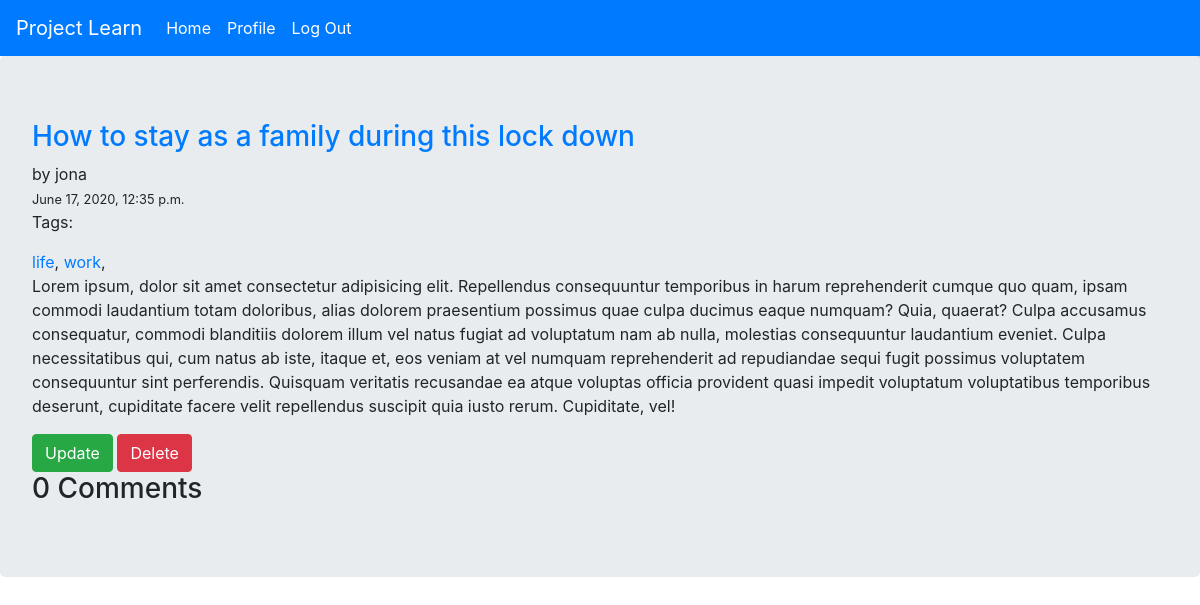
The page /posts/How to stay as a family during this lock down/ (signed in) on the database as committed earlier.
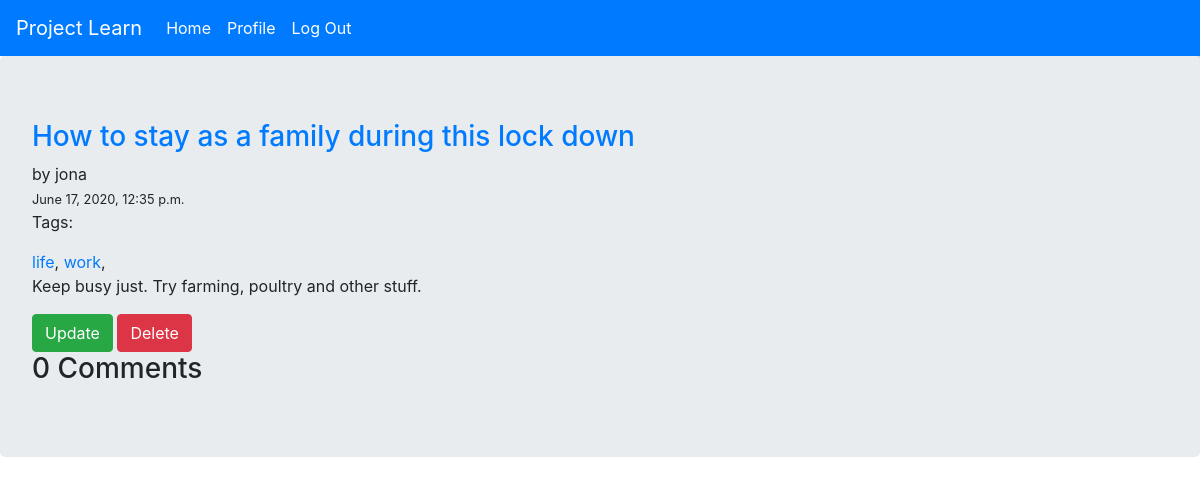
The same page on the database as committed later.
### blog/models.py (models this page shows, shortened)
class Post(models.Model):
    STATUS_CHOICES = (
        ('draft', 'Draft'),
        ('published', 'Published'),
    )
    tags=TaggableManager()
    title = models.CharField(max_length=250)
    slug = models.SlugField(max_length=250, unique_for_date='published')
    author = models.ForeignKey(
        User, on_delete=models.CASCADE, related_name='blog_posts')
    body = models.TextField()
    publish = models.DateTimeField(default=timezone.now)
    created = models.DateTimeField(auto_now_add=True)
    updated = models.DateTimeField(auto_now_add=True)
    status = models.CharField(
        max_length=10, choices=STATUS_CHOICES, default='draft')
    class Meta:
        ordering = ['-publish']

### blog/views.py (the view, shortened to what this page needs)
# urls.py: path('posts/<str:title>/',views.post_details,name='post_details'),
@login_required
def post_details(request,title):
    post=Post.objects.get(title=title)
    comments=Comment.objects.filter(author=request.user).order_by('-commented_on')
    form=CommentForm()
    context={
        'post':post,
        'form':form,
        'comments':comments
    }
    return render(request,'blog/post_detail.html',context)

### blog/templates/blog/post_detail.html (shortened to what this page needs)
{% extends 'blog/base.html' %}
{% load crispy_forms_tags %}
{% block body %}
<div class="jumbotron">
    <div class="head-text">
      <a href="/posts/{{post.title}}/"><h3>{{post.title}}</h3></a> by {{post.author}}</div>
    <small class="post-time">{{post.created}}</small>
    <p>Tags:</p>
    {% for tag in post.tags.all %}
        <a href="">{{tag}}</a>,
    {% endfor %}
    <p>{{post.body}}</p>
    {% if post.author == user %}
        <a href="/update_post/{{post.pk}}" class="btn btn-success">Update</a>
        <a href="" class="btn btn-danger">Delete</a>
    {% endif %}
    <h3>{{comments.count}} Comments</h3>
  </div>
{% endblock body %}

Rows that differ between the two databases and show on the page:
changed Post "How to stay as a family during this lock down": body "Lorem ipsum, dolor sit amet consectetur adipisicing elit. Repellendus consequuntur temporibus in harum reprehenderit cumque quo quam, ipsam commodi laudantium totam doloribus, alias dolorem praesentium possimus quae culpa ducimus eaque numquam? Quia, quaerat? Culpa accusamus consequatur, commodi blanditiis dolorem illum vel natus fugiat ad voluptatum nam ab nulla, molestias consequuntur laudantium eveniet. Culpa necessitatibus qui, cum natus ab iste, itaque et, eos veniam at vel numquam reprehenderit ad repudiandae sequi fugit possimus voluptatem consequuntur sint perferendis. Quisquam veritatis recusandae ea atque voluptas officia provident quasi impedit voluptatum voluptatibus temporibus…" → "Keep busy just. Try farming, poultry and other stuff."
